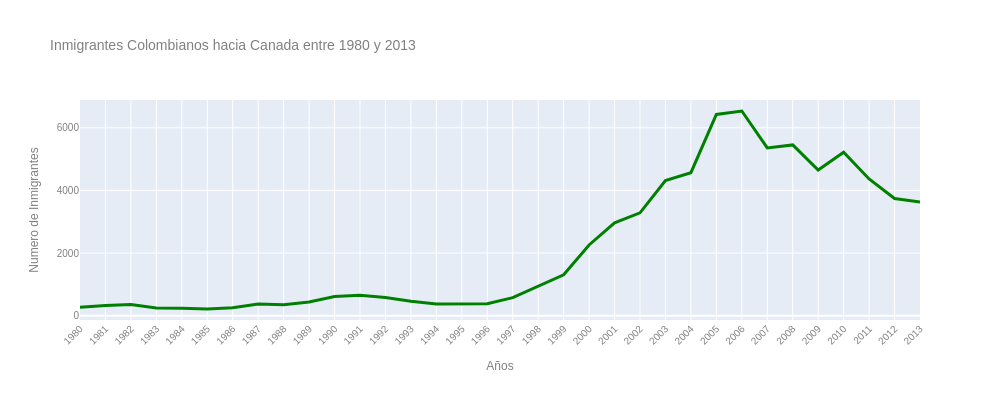

The code cell stored with this chart in its notebook:
### Code cell
fig = px.line(datos_col,
              x='Year', 
              y='Inmigrantes', 
              title='Inmigrantes Colombianos hacia Canada entre 1980 y 2013')

fig.update_traces(line_color='green', 
                  line_width=3)

fig.update_layout(xaxis_title='Años', 
                  yaxis_title='Numero de Inmigrantes', 
                  showlegend=False, 
                  width=1000, 
                  height=400, 
                  xaxis={'tickangle':-45}, 
                  font_family='Arial',
                  font_size=10,
                  font_color='grey')

fig.show()

### Figure 1 — Plotly figure (JSON) as saved in the notebook; plotly's stock layout.template omitted (floating-point values rounded to 4 significant figures)
{"data": [{"hovertemplate": "Year=%{x}<br>Inmigrantes=%{y}<extra></extra>", "legendgroup": "", "line": {"color": "green", "dash": "solid", "width": 3}, "marker": {"symbol": "circle"}, "mode": "lines", "name": "", "orientation": "v", "showlegend": false, "type": "scatter", "x": ["1980", "1981", "1982", "1983", "1984", "1985", "1986", "1987", "1988", "1989", "1990", "1991", "1992", "1993", "1994", "1995", "1996", "1997", "1998", "1999", "2000", "2001", "2002", "2003", "2004", "2005", "2006", "2007", "2008", "2009", "2010", "2011", "2012", "2013"], "xaxis": "x", "y": [266, 326, 360, 244, 235, 214, 257, 376, 352, 439, 614, 652, 582, 464, 375, 371, 381, 578, 929, 1306, 2259, 2965, 3283, 4318, 4566, 6424, 6535, 5357, 5452, 4652, 5218, 4366, 3741, 3631], "yaxis": "y"}], "layout": {"font": {"color": "grey", "family": "Arial", "size": 10}, "height": 400, "legend": {"tracegroupgap": 0}, "showlegend": false, "title": {"text": "Inmigrantes Colombianos hacia Canada entre 1980 y 2013"}, "width": 1000, "xaxis": {"anchor": "y", "domain": [0, 1], "tickangle": -45, "title": {"text": "Años"}}, "yaxis": {"anchor": "x", "domain": [0, 1], "title": {"text": "Numero de Inmigrantes"}}}}
